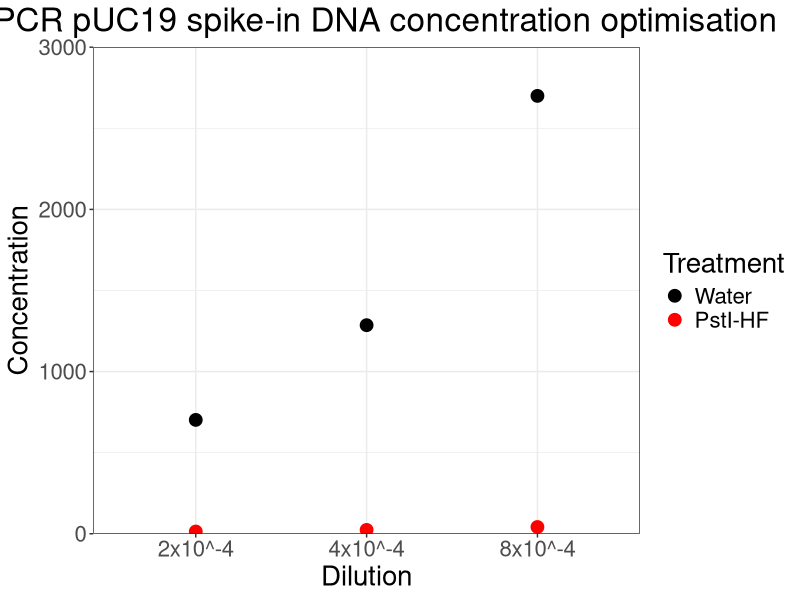
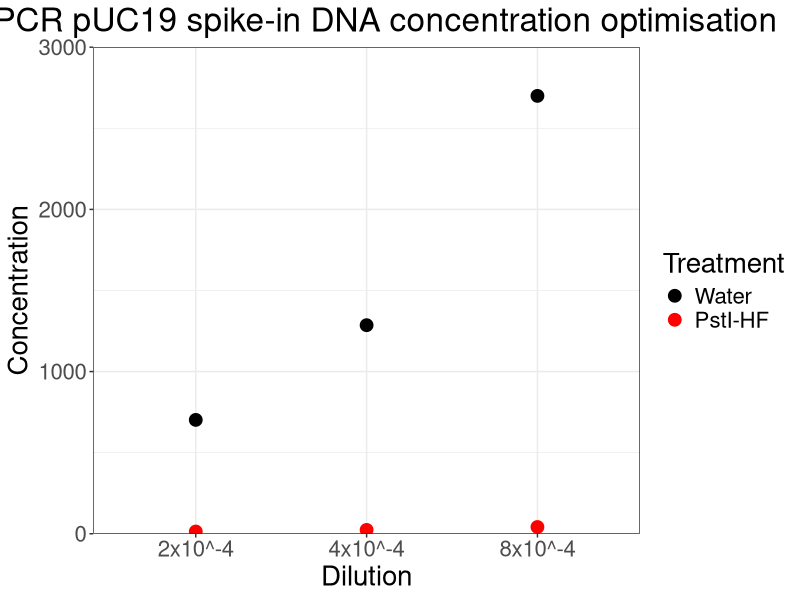

R code for these plots, in order:
# Script to plot ddPCR plasmid optimisation of DNA concentration in chromatin spike-in
# Written by Heather Jeffery
# 9th January 2020

library(ggplot2)
library(dplyr)

setwd("~/Documents/PhD/")

data <- data.frame(c("Water", "Water", "Water", "PstI-HF", "PstI-HF", "PstI-HF"),
                   c("2x10^-4", "4x10^-4", "8x10^-4", "2x10^-4", "4x10^-4", "8x10^-4"),
                   c(702, 1286, 2700, 13.7, 23.6, 41.5))

colnames(data) <- c("Treatment", "Dilution", "Concentration")
data$Treatment <- factor(data$Treatment, levels = c("Water", "PstI-HF"))
data$Dilution <- factor(data$Dilution, levels = c("2x10^-4", "4x10^-4", "8x10^-4"))
data$Concentration <- as.numeric(data$Concentration)
print(data)


p <- ggplot(data, aes(x = Dilution, y = Concentration)) + 
  geom_point(stat="identity", aes(colour = Treatment), size = 4) +
  scale_colour_manual(values = c("#000000", "#FF0000"), name = "Treatment") + 
  labs(title = "ddPCR pUC19 spike-in DNA concentration optimisation", x = "Dilution", y = "Concentration") +
  scale_y_continuous(expand = c(0,0), limits = c(0, 3000)) +
  theme_bw() + 
  theme(plot.title = element_text(hjust = 0.5)) + 
  theme(text = element_text(size = 20))

print(p) 
ggsave("ddPCR_pUC19_spike-in_optimisation.png", width = 12)
